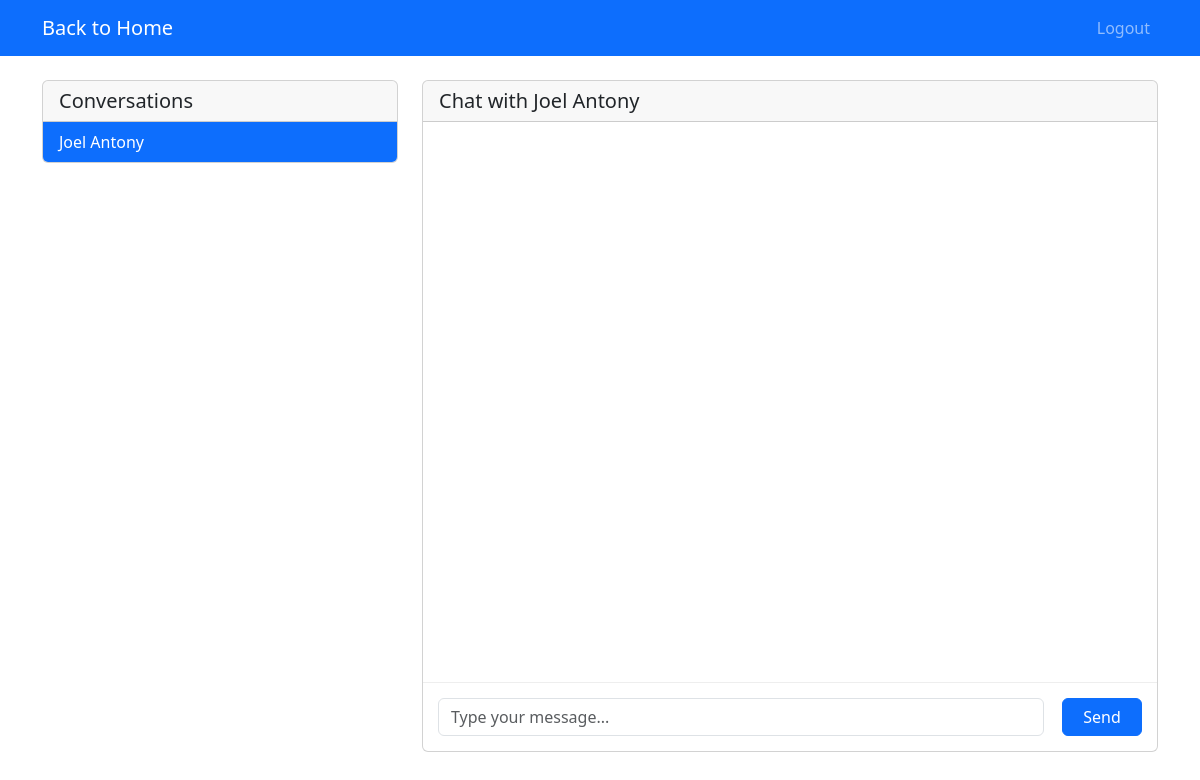
Page /chat/?user=3 (signed in) on the earlier database version.
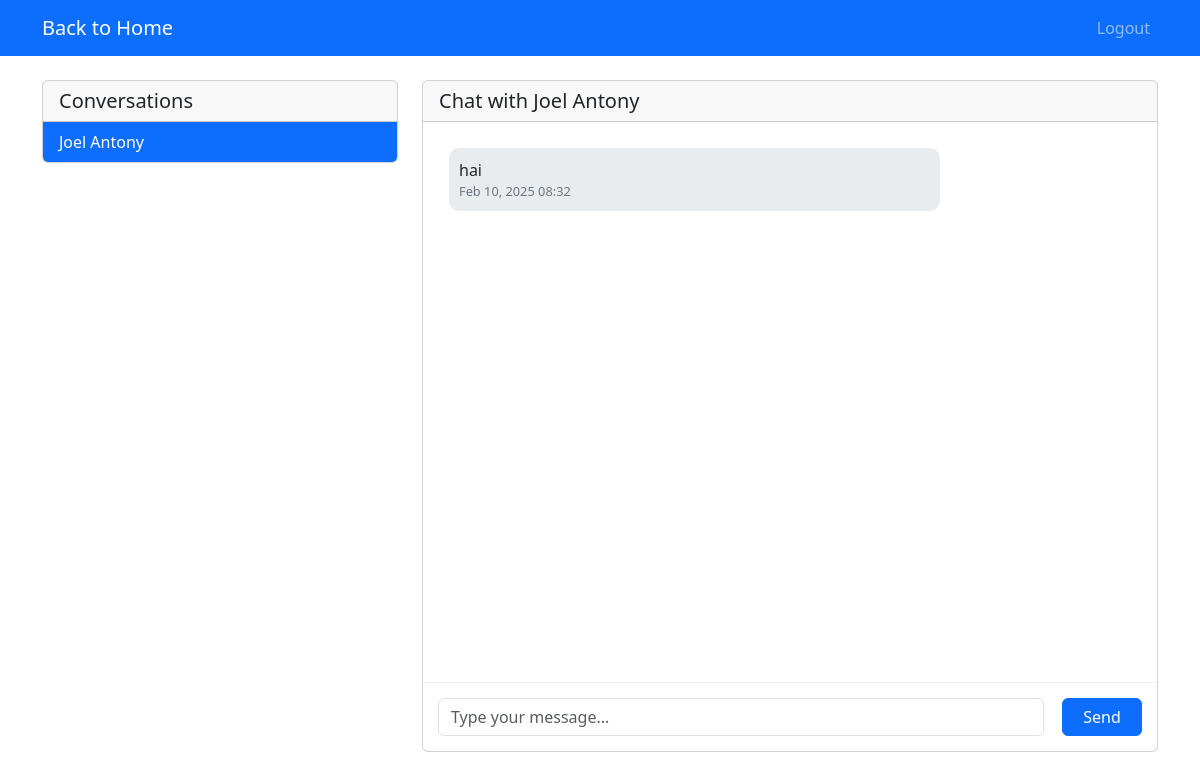
Same page on the later database version.
### base/models.py (models this page shows, shortened)
class Customer(models.Model):
    USER_TYPE_CHOICES = [
        ('customer', 'Customer'),
        ('admin', 'Admin'),
    ]
    customer_id = models.AutoField(primary_key=True)
    name = models.CharField(max_length=100)
    email = models.EmailField(unique=True)
    password = models.CharField(max_length=128)
    phone = models.CharField(max_length=15,null=True)
    address = models.TextField(null=True)
    pincode = models.CharField(max_length=6, null=True)
    reset_password_token = models.CharField(max_length=100, null=True, blank=True)
    reset_password_expires = models.DateTimeField(null=True, blank=True)
    user_type = models.CharField(max_length=20, choices=USER_TYPE_CHOICES, default='customer')
    is_active = models.BooleanField(default=True)

class ChatMessage(models.Model):
    sender = models.ForeignKey(Customer, on_delete=models.CASCADE, related_name='sent_messages')
    receiver = models.ForeignKey(Customer, on_delete=models.CASCADE, related_name='received_messages')
    message = models.TextField()
    timestamp = models.DateTimeField(auto_now_add=True)
    is_read = models.BooleanField(default=False)
    class Meta:
        ordering = ['timestamp']

### base/views.py (the view)
# urls.py: path('chat/', views.chat_view, name='chat'),
@never_cache
def chat_view(request):
    customer_id = request.session.get('customer_id')
    if not customer_id:
        messages.error(request, 'Please login to access chat')
        return redirect('login')
    try:
        current_customer = Customer.objects.get(customer_id=customer_id)
        chat_users = Customer.objects.filter(
            Q(customer_id__in=ChatMessage.objects.filter(receiver=current_customer).values('sender__customer_id')) |
            Q(customer_id__in=ChatMessage.objects.filter(sender=current_customer).values('receiver__customer_id'))
        ).distinct()
        if current_customer.user_type == 'admin':
            customers = Customer.objects.filter(user_type='customer', is_active=True)
            chat_users = chat_users.union(customers)
        else:
            admins = Customer.objects.filter(user_type='admin', is_active=True)
            chat_users = chat_users.union(admins)
        unread_counts = {}
        for user in chat_users:
            unread_counts[user.customer_id] = ChatMessage.objects.filter(
                sender=user,
                receiver=current_customer,
                is_read=False
            ).count()
        current_chat_user_id = request.GET.get('user')
        current_chat_user = None
        messages_list = []
        if current_chat_user_id:
            try:
                current_chat_user = Customer.objects.get(customer_id=current_chat_user_id)
                messages_list = ChatMessage.objects.filter(
                    (Q(sender=current_customer) & Q(receiver=current_chat_user)) |
                    (Q(sender=current_chat_user) & Q(receiver=current_customer))
                ).order_by('timestamp')
                messages_list.filter(receiver=current_customer, is_read=False).update(is_read=True)
                unread_counts[current_chat_user_id] = 0
            except Customer.DoesNotExist:
                pass
        context = {
            'chat_users': chat_users,
            'current_chat_user': current_chat_user,
            'messages': messages_list,
            'unread_counts': unread_counts,
            'current_customer': current_customer,
        }
        return render(request, 'chat.html', context)
    except Customer.DoesNotExist:
        messages.error(request, 'Customer account not found')
        return redirect('login')
    except Exception as e:
        logger.error(f"Error in chat view: {str(e)}")
        messages.error(request, "Error accessing chat")
        return redirect('home')

### base/templatetags/chat_filters.py (called while the page is built)
@register.filter
def get_item(dictionary, key):
    return dictionary.get(key, 0)

### base/templates/chat.html (shortened to what this page needs)
{% load static %}
{% load chat_filters %}
<!DOCTYPE html>
<html lang="en">
<head>
    <link href="https://cdn.jsdelivr.net/npm/bootstrap@5.3.0-alpha1/dist/css/bootstrap.min.css" rel="stylesheet">
</head>
<body>
    <nav class="navbar navbar-expand-lg navbar-dark bg-primary">
        <div class="container">
            <a class="navbar-brand" href="{% if current_customer.user_type == 'admin' %}{% url 'admin_dashboard' %}{% else %}{% url 'home' %}{% endif %}">
                {% if current_customer.user_type == 'admin' %}
                    <i class="fas fa-arrow-left"></i> Back to Admin Dashboard
                {% else %}
                     Back to Home
                {% endif %}
            </a>
            <div class="collapse navbar-collapse" id="navbarNav">
                <ul class="navbar-nav ms-auto">
                    <li class="nav-item">
                        <a class="nav-link" href="{% url 'logout' %}">
                             Logout
                        </a>
                    </li>
                </ul>
            </div>
        </div>
    </nav>
    <div class="container mt-4">
        <div class="row">
            <div class="col-md-4">
                <div class="card">
                    <div class="card-header">
                        <h5 class="mb-0">Conversations</h5>
                    </div>
                    <div class="list-group list-group-flush">
                        {% for user in chat_users %}
                        <a href="{% url 'chat' %}?user={{ user.customer_id }}"
                           class="list-group-item list-group-item-action d-flex justify-content-between align-items-center {% if current_chat_user.customer_id == user.customer_id %}active{% endif %}">
                            <div>
                                 {{ user.name }}
                            </div>
                        </a>
                        {% endfor %}
                    </div>
                </div>
            </div>
            <div class="col-md-8">
                <div class="card">
                    <div class="card-header">
                        <h5 class="mb-0">
                            {% if current_chat_user %}
                                Chat with {{ current_chat_user.name }}
                            {% else %}
                                Select a user to start chatting
                            {% endif %}
                        </h5>
                    </div>
                    <div class="card-body chat-container" id="chatContainer">
                        {% for message in messages %}
                        <div class="message {% if message.sender.customer_id == current_customer.customer_id %}sent{% else %}received{% endif %}">
                            {{ message.message }}
                            <div class="timestamp">{{ message.timestamp|date:"M d, Y H:i" }}</div>
                        </div>
                        {% endfor %}
                    </div>
                    <div class="chat-input">
                        <form id="messageForm" class="d-flex">
                            <input type="text" class="form-control" name="message" id="messageInput" placeholder="Type your message..." required>
                            <button type="submit" class="btn btn-primary ms-2">Send</button>
                        </form>
                    </div>
                </div>
            </div>
        </div>
    </div>
</body>
</html>

Differences in the rows shown:
added ChatMessage: message "hai", timestamp "Feb 10, 2025 08:32"
